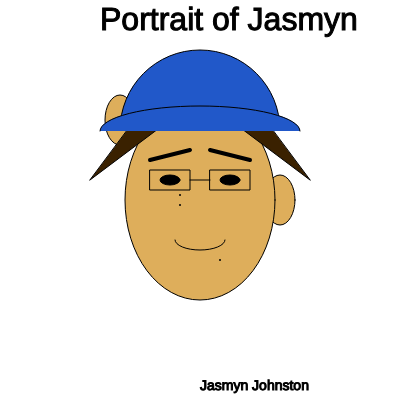
Frame 1 (no input)
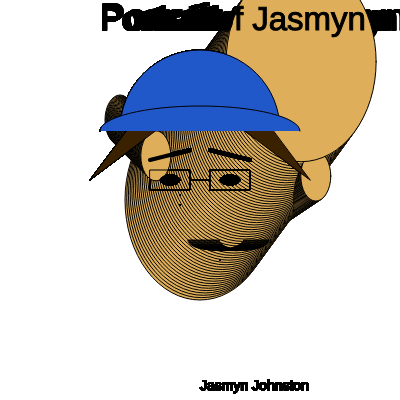
Frame 60 (no input)
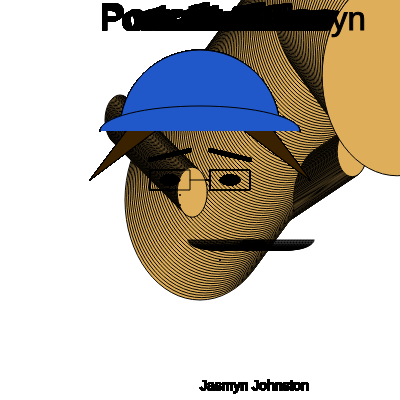
Frame 120 (the mouse pressed at the canvas centre since frame 60)

The p5.js sketch that drew these frames (run headless with seeded random() and noise() and a simulated clock; from frame 60 on, the mouse is pressed at the canvas centre):

// p5.js sketch
// ── sketch.js
var headX = 200;
var headY = 200;
var headDirectionX;
var headDirectionY;

var mouthX = 200;
var mouthY = 240;
var mouthDirectionX, mouthDirectionY;

var earLX =120;
var earLY =200;
var earRX =280;
var earRY =200;
var earDirectionX, earDirectionY;

var size = 32;
var count = 0;
var sizeDirection = 1;

function setup() {
    createCanvas(400, 400);
        headDirectionX = random(-4, 4);
        headDirectionY = random(-4, 4);
        mouthDirectionX = random(-1.5, 1.5);
        mouthDirectionY = random(-1.5, 1.5);
        earDirectionX = random(-1, 1);
        earDirectionY = random(-1, 1);
}

//Portrait
 function draw() {
    //Draw ears
    fill(222, 174, 91);
    ellipse(earLX, earLX, 30, 50);
    ellipse(earRX, earRY, 30, 50);
    earLX += earDirectionX;
    earLY += earDirectionY;
    earRX += earDirectionX;
    earRY += earDirectionY;
    if(earLX <= 0 || earLX >= 200) earDirectionX *= -1;
    if(earLY <= 0 || earLY >= height) earDirectionY *= -1;
    if(earRX <= 0 || earRX >= width) earDirectionX *= -1;
    if(earRY <= 0 || earRY >= 200) earDirectionY *= -1;
    

    // Draw face
     fill(222, 174, 91);
    ellipse(headX, headY, 150, 200);
    headX += headDirectionX;
    headY += headDirectionY;
    if(headX <= 0 || headX >= width) headDirectionX *= -1;
    if(headY <= 0 || headY >= height) headDirectionY *= -1;
    
    //Draw Moles
    fill(0);
    strokeWeight(2);
    point (180, 195);
    point (180, 205);
    point (220, 260);

    //Draw eyebrows
    stroke(0);
    strokeWeight(4);
    line (150, 160, 190, 150);
    line (210, 150, 250, 160);
    strokeWeight(1);
   
    //Draw hair
    stroke(0);
    fill(58, 33, 0)
    triangle (250, 100, 230, 120, 310, 180);
    triangle (150, 100, 170, 120, 90, 180);

    // Draw eyes
    fill(0);
    ellipse(170, 180, 20, 10);
    ellipse(230, 180, 20, 10);

    //Draw glasses
    noFill();
    rect (150, 170, 40, 20);
    rect (210, 170, 40, 20);
    line (190, 180, 210, 180);
    
    // Draw mouth
    noFill();
    stroke(0);
    arc(mouthX, mouthY, 50, 20, 0, PI);
    mouthX += mouthDirectionX;
    if(mouthX <= 0 || mouthX >= width) mouthDirectionX *= -1;
    

    // Draw hat
    fill(33, 88, 201);
    arc(200, 130, 160, 160, PI, TWO_PI);
    arc(200, 131, 200, 50, PI, TWO_PI);
    
    //Draw title
    fill(0);
    textSize(size);
    size += sizeDirection;
    count++;
    if(count > 5)
    {
        sizeDirection *=-1;
        count = 0;
    }
    text('Portrait of Jasmyn', 100, 30);

    //Signtaure
    textSize(14);
    
    text('Jasmyn Johnston', 200, 390);   
    
    
            }
